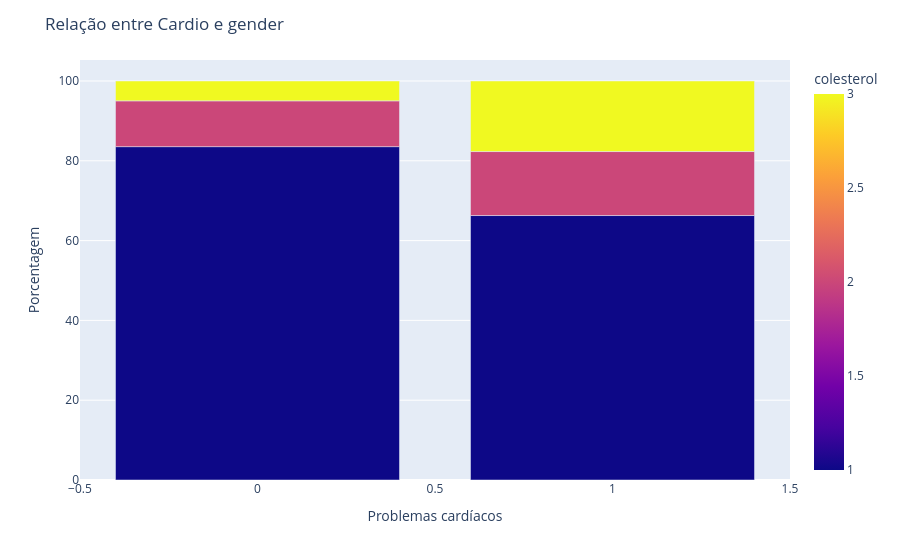

Notebook cell for this chart:
### Markdown cell above
De todos que tem problemas cardíacos 65.38% são homens, e 34.61% são mulheres. E dos que não tem 65.58% são homens e  34.41 são mulheres. De modo geral a base é composta 65% pelo gênero masculino, e no gráfico acima os valores de 0 e 1 estão bem equilibrados para cada gênero. Pode haver mais homens com problemas cardíacos pois na base há mais homens.

### Code cell
# Calcular a porcentagem de cada categoria
base_grouped = base.groupby(['cardio_disease', 'cholesterol']).size().reset_index(name='count')
total_por_churn = base_grouped.groupby('cardio_disease')['count'].transform('sum')
base_grouped['percent'] = (base_grouped['count'] / total_por_churn) * 100

# Cria gráfico de barras empilhadas
fig = px.bar(base_grouped, x='cardio_disease', y='percent', color='cholesterol', barmode='stack',
             labels={'cardio_disease': 'Problemas cardíacos', 'percent': 'Porcentagem', 'cholesterol': 'colesterol'})

fig.update_layout(title='Relação entre Cardio e gender',
                  yaxis_title='Porcentagem',
                  legend_title='Problemas cardíacos')
fig.show()

### Figure 1 — Plotly figure (JSON) as saved in the notebook; plotly's stock layout.template omitted (floating-point values rounded to 4 significant figures)
{"data": [{"hovertemplate": "Problemas cardíacos=%{x}<br>Porcentagem=%{y}<br>colesterol=%{marker.color}<extra></extra>", "legendgroup": "", "marker": {"color": [1, 2, 3, 1, 2, 3], "coloraxis": "coloraxis", "pattern": {"shape": ""}}, "name": "", "orientation": "v", "showlegend": false, "textposition": "auto", "type": "bar", "x": [0, 0, 0, 1, 1, 1], "xaxis": "x", "y": [83.55, 11.48, 4.974, 66.28, 16.03, 17.68], "yaxis": "y"}], "layout": {"barmode": "stack", "coloraxis": {"colorbar": {"title": {"text": "colesterol"}}, "colorscale": [[0, "#0d0887"], [0.1111, "#46039f"], [0.2222, "#7201a8"], [0.3333, "#9c179e"], [0.4444, "#bd3786"], [0.5556, "#d8576b"], [0.6667, "#ed7953"], [0.7778, "#fb9f3a"], [0.8889, "#fdca26"], [1, "#f0f921"]]}, "legend": {"title": {"text": "Problemas cardíacos"}, "tracegroupgap": 0}, "margin": {"t": 60}, "title": {"text": "Relação entre Cardio e gender"}, "xaxis": {"anchor": "y", "domain": [0, 1], "title": {"text": "Problemas cardíacos"}}, "yaxis": {"anchor": "x", "domain": [0, 1], "title": {"text": "Porcentagem"}}}}
